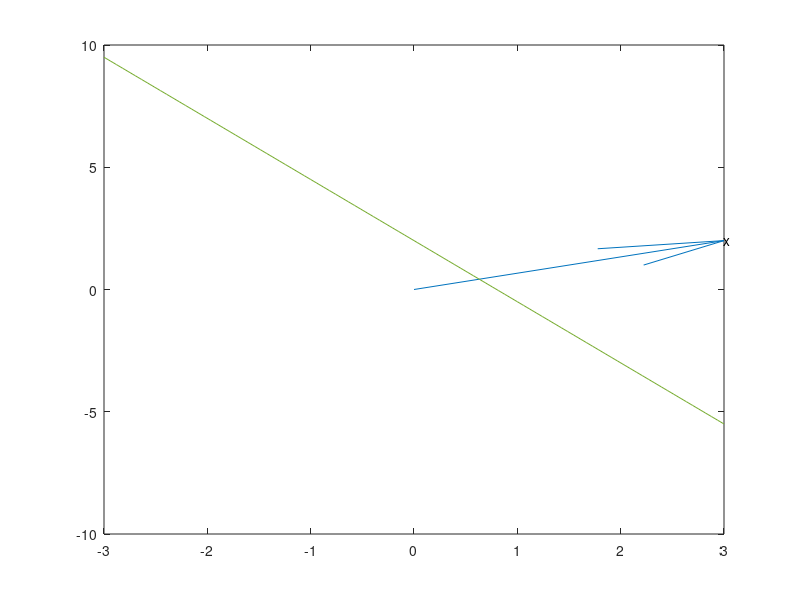

The MATLAB script that drew this image: (Note: this script raises an error after producing the figure.)
close all; clc;

origin=[0 0]';
x = [3 2]';
v0 = [-2 -4]'; % offset
v = [-2 5]'; % slope
t=linspace(-3,3);

A = v(2)/v(1)*t + v0(2)/v0(1);
figure;

drawArrow = @(j,k) quiver(j(1),j(2),k(1),k(2),0);
drawArrow(origin,x); 
text(3,2,'x');
hold on
plot(t, A); hold on;

syms alpha;
l2_norm=sqrt((v(2)/v(1)*(t) + v0(2)/v0(1)-2).^2+(t-3).^2);
[~,ind]=min(l2_norm);
drawcircle(x(1, :), x(2, :), l2_norm(ind))
axis equal
hold on
y_norm2=[12/29 28/29];
plot(12/29,28/29,'x');


function drawcircle(x,y,r)
th = 0:pi/50:2*pi;
xunit = r * cos(th) + x;
yunit = r * sin(th) + y;
plot(xunit, yunit);
end
